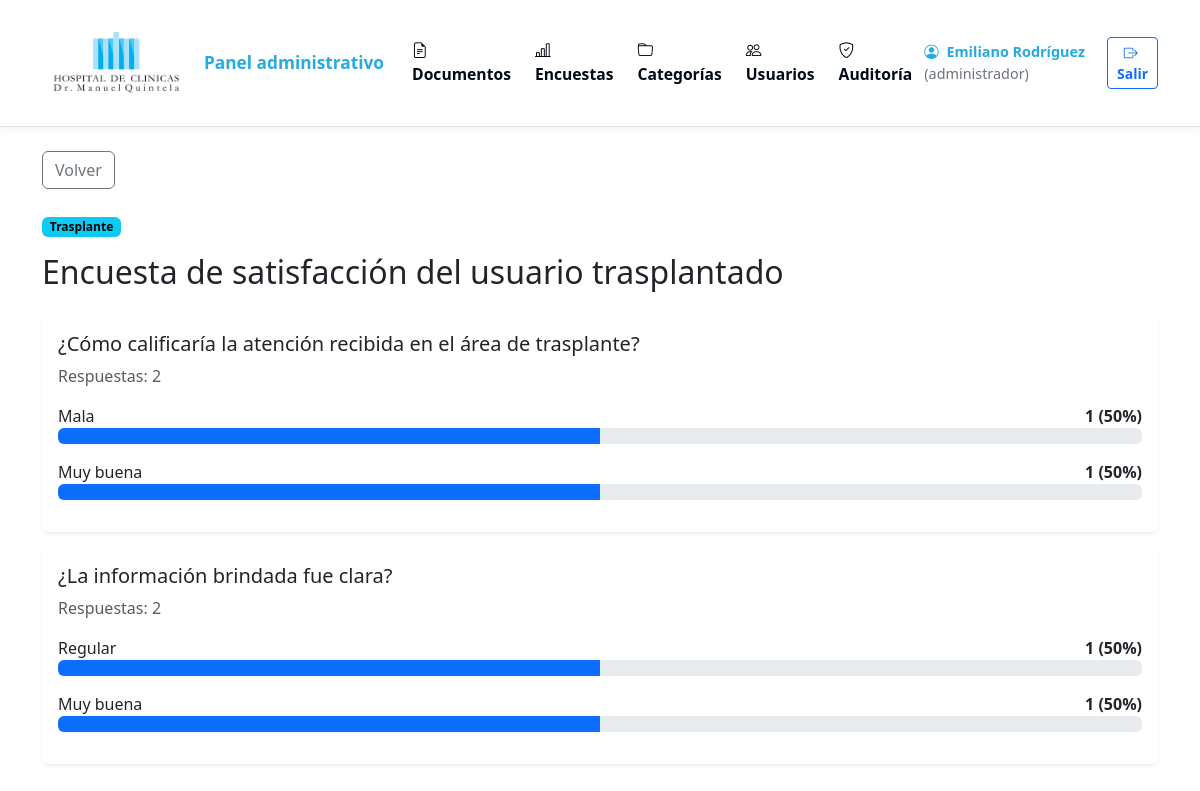
Screenshot of /sigsm-modulo1/admin/resultados_encuesta.php?id=2 (signed in) with the database file from the repository.
### tables this page shows
CREATE TABLE `encuestas` (
  `id` int(11) NOT NULL,
  `titulo` varchar(180) NOT NULL,
  `descripcion` text DEFAULT NULL,
  `segmento` varchar(100) NOT NULL,
  `activa` tinyint(1) NOT NULL DEFAULT 1,
  `fecha_creacion` timestamp NOT NULL DEFAULT current_timestamp()
);

CREATE TABLE `preguntas_encuesta` (
  `id` int(11) NOT NULL,
  `encuesta_id` int(11) NOT NULL,
  `pregunta` text NOT NULL,
  `tipo` enum('opciones','texto','si_no') NOT NULL DEFAULT 'opciones',
  `orden` int(11) NOT NULL DEFAULT 1
);

### sigsm-modulo1/config/config.php (called while the page is built, shortened)
<?php
$DOCUMENT_ROOT = isset($_SERVER['DOCUMENT_ROOT']) ? realpath($_SERVER['DOCUMENT_ROOT']) : false;
$PROJECT_ROOT = realpath(__DIR__ . '/..');
if ($DOCUMENT_ROOT && $PROJECT_ROOT) {
    $base = str_replace('\\', '/', str_replace($DOCUMENT_ROOT, '', $PROJECT_ROOT));
    $base_url = $base === '' ? '' : $base;
} else {
    $base_url = '';
}
function url($path = '')
{
    global $base_url;
    return rtrim($base_url, '/') . '/' . ltrim($path, '/');
}

### sigsm-modulo1/config/functions.php (called while the page is built, shortened)
<?php
function e($valor)
{
    return htmlspecialchars((string)$valor, ENT_QUOTES, 'UTF-8');
}

### sigsm-modulo1/admin/resultados_encuesta.php (the view, shortened to what this page needs)
<?php
require_once __DIR__ . '/_header.php';
$id = (int)($_GET['id'] ?? 0);
$stmt = $pdo->prepare('SELECT * FROM encuestas WHERE id=?');
$stmt->execute([$id]);
$enc = $stmt->fetch();
$pstmt = $pdo->prepare('SELECT * FROM preguntas_encuesta WHERE encuesta_id=? ORDER BY orden');
$pstmt->execute([$id]);
$preguntas = $pstmt->fetchAll();
?>
<div class="mb-4">
    <a href="<?= url('admin/encuestas.php') ?>" class="btn btn-outline-secondary mb-3">Volver</a>
    <div class="mt-2">
        <span class="badge text-bg-info"><?= e($enc['segmento']) ?></span>
    </div>
    <h1 class="h2 mt-3"><?= e($enc['titulo']) ?></h1>
</div>
<?php foreach ($preguntas as $p): $r = $pdo->prepare('SELECT respuesta,COUNT(*) cantidad FROM respuestas_encuesta WHERE encuesta_id=? AND pregunta_id=? GROUP BY respuesta ORDER BY cantidad DESC');
    $r->execute([$id, $p['id']]);
    $rows = $r->fetchAll();
    $total = array_sum(array_column($rows, 'cantidad')); ?>
    <div class="card border-0 shadow-sm mb-3">
        <div class="card-body">
            <h2 class="h5"><?= e($p['pregunta']) ?></h2>
            <p class="text-muted">Respuestas: <?= $total ?></p><?php foreach ($rows as $row): $por = $total ? round($row['cantidad'] * 100 / $total) : 0; ?><div class="mb-3">
                    <div class="d-flex justify-content-between"><span><?= e($row['respuesta']) ?></span><strong><?= $row['cantidad'] ?> (<?= $por ?>%)</strong></div>
                    <div class="progress" role="progressbar" aria-valuenow="<?= $por ?>" aria-valuemin="0" aria-valuemax="100">
                        <div class="progress-bar" style="width:<?= $por ?>%"></div>
                    </div>
                </div><?php endforeach;
                                                                if (!$rows): ?><p class="text-muted mb-0">Todavía no hay respuestas.</p><?php endif; ?>
        </div>
    </div>
<?php endforeach;
require_once __DIR__ . '/_footer.php'; ?>

### rows the page displays
encuestas: segmento "Trasplante", titulo "Encuesta de satisfacción del usuario trasplantado"
preguntas_encuesta: pregunta "¿Cómo calificaría la atención recibida en el área de trasplante?", total "2", respuesta "Mala", cantidad "1", por "50", respuesta "Muy buena"
preguntas_encuesta: pregunta "¿La información brindada fue clara?", total "2", respuesta "Regular", cantidad "1", por "50", respuesta "Muy buena"

### other values shown
$_SESSION['nombre'] "Emiliano Rodríguez"
$_SESSION['rol'] "administrador"
